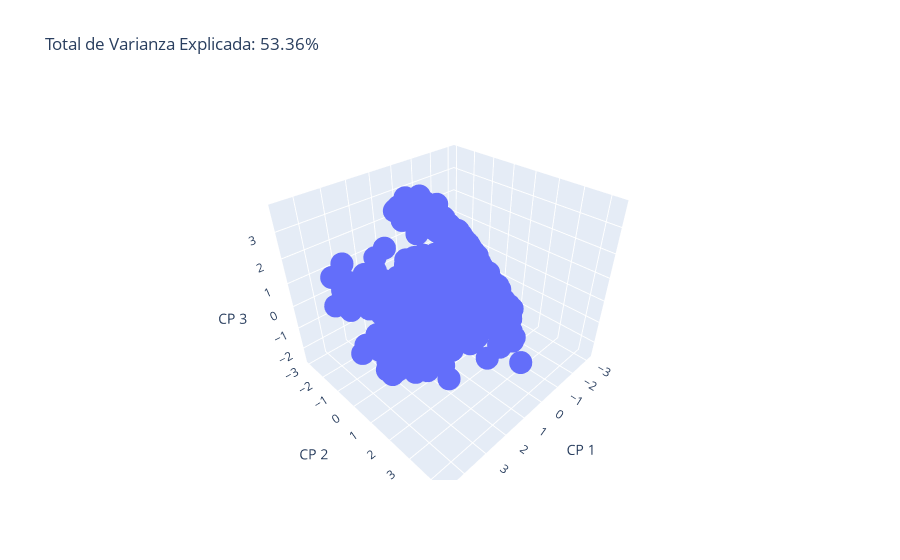

The cell this chart's notebook holds for it:
### Code cell
pca = PCA(n_components=3)
dimention_3=pca.fit_transform(df_train_sc)

total_var = pca.explained_variance_ratio_.sum() * 100

fig = px.scatter_3d(
    dimention_3, x=0, y=1, z=2, 
    title=f'Total de Varianza Explicada: {total_var:.2f}%',
    labels={'0': 'CP 1', '1': 'CP 2', '2': 'CP 3'}
)
fig.show()

### Figure 1 — Plotly figure (JSON) as saved in the notebook; plotly's stock layout.template omitted (floating-point values rounded to 4 significant figures; data arrays with more than 128 entries replaced by an {"elided": "..."} marker saying what was removed)
{"data": [{"hovertemplate": "CP 1=%{x}<br>CP 2=%{y}<br>CP 3=%{z}<extra></extra>", "legendgroup": "", "marker": {"color": "#636efa", "symbol": "circle"}, "mode": "markers", "name": "", "scene": "scene", "showlegend": false, "type": "scatter3d", "x": {"elided": "764 float values"}, "y": {"elided": "764 float values"}, "z": {"elided": "764 float values"}}], "layout": {"legend": {"tracegroupgap": 0}, "scene": {"domain": {"x": [0, 1], "y": [0, 1]}, "xaxis": {"title": {"text": "CP 1"}}, "yaxis": {"title": {"text": "CP 2"}}, "zaxis": {"title": {"text": "CP 3"}}}, "title": {"text": "Total de Varianza Explicada: 53.36%"}}}
